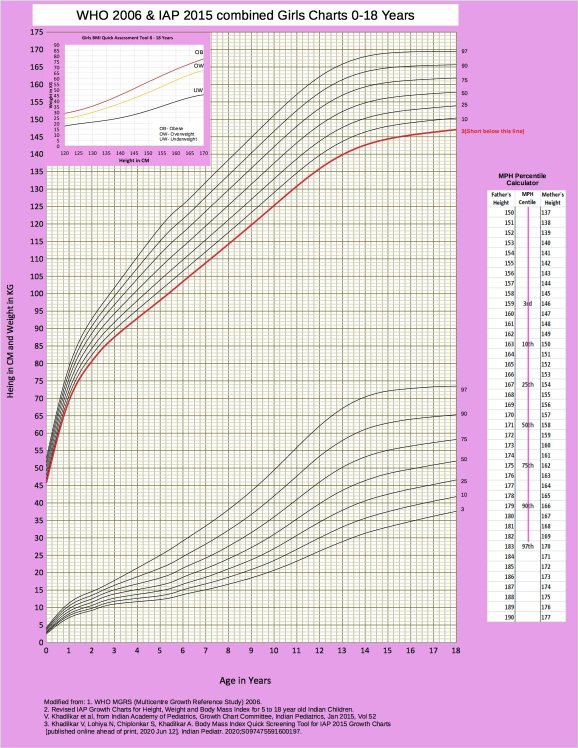
#> input picture Images/IAP-Paediatrician-friendly-IAP-Growth-Charts-for-0-18-years-1-746x1024.jpg, 1156 x 1496 px, found by its file name (shown at 1/2 size)
$ python 3_read_inset_lines.py ../../Images/IAP-Paediatrician-friendly-IAP-Growth-Charts-for-0-18-years-1-746x1024.jpg
#> lines starting #> are read from the running program, lines starting #| are printed output that depends on the picture
import json,sys
import numpy as np
from PIL import Image
CFG={'girls':dict(f='Images/IAP-Paediatrician-friendly-IAP-Growth-Charts-for-0-18-years-1-746x1024.jpg',x120=128.6,ppx=5.575,hmax=170,y0=291.25,ppu=2.25),
     'boys':dict(f='Images/IAP-Paediatrician-friendly-IAP-Growth-Charts-for-0-18-years-2-746x1024.png',x120=153.0,ppx=4.2,hmax=180,y0=325.2,ppu=2.614)}
def runs(mask):
    ys=np.where(mask)[0]
    if not len(ys): return []
    out=[];s=p=ys[0]
    for y in ys[1:]:
        if y-p>1: out.append((s,p)); s=y
        p=y
    out.append((s,p)); return out
out={}
for sex,c in CFG.items():
    n=np.array(Image.open(c['f']).convert('RGB')).astype(int); r,g,b=n[...,0],n[...,1],n[...,2]
#> after `r, g, b = (n[..., 0], n[..., 1], n[..., 2])`:
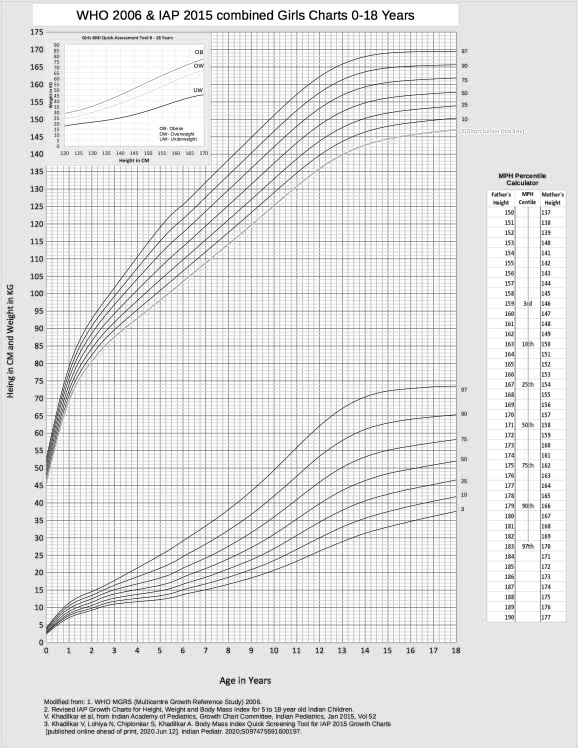
#> r: shape (1496, 1156) int64 (shown at 1/2 size); min 0, max 255, mean 227.4
#> after `r, g, b = (n[..., 0], n[..., 1], n[..., 2])`:
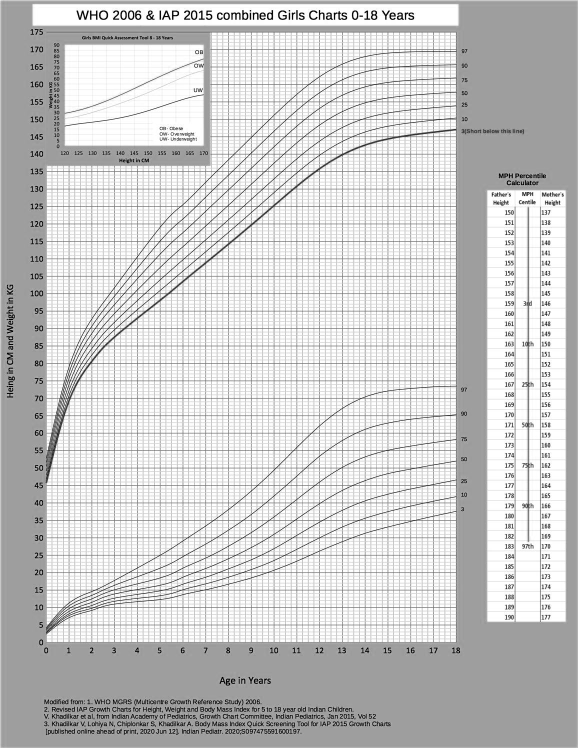
#> g: shape (1496, 1156) int64 (shown at 1/2 size); min 0, max 255, mean 203.5
#> after `r, g, b = (n[..., 0], n[..., 1], n[..., 2])`:
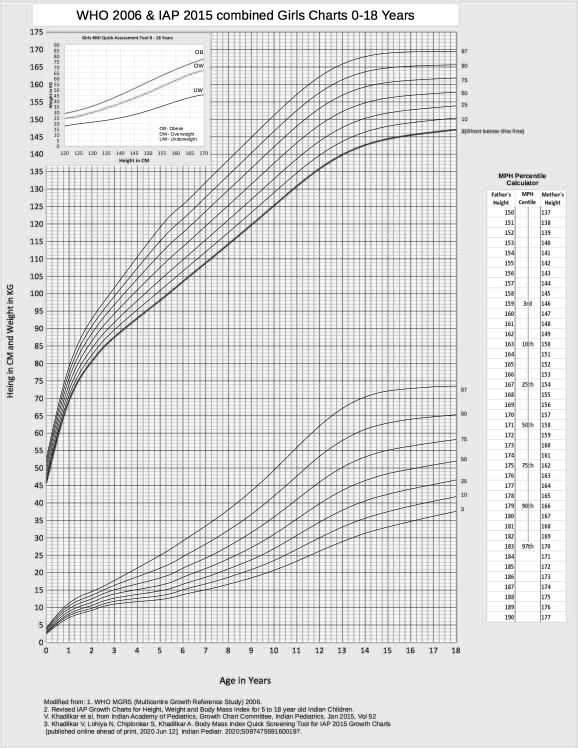
#> b: shape (1496, 1156) int64 (shown at 1/2 size); min 0, max 255, mean 221.4
    if sex=='girls': masks={'OB':(r>110)&(r<215)&(r-g>30)&(r-b>25)&(g<160),'OW':(r>185)&(g>170)&(r-b>28)&(abs(r-g)<30),'UW':(r<95)&(g<95)&(b<95)}
    else: masks={'OB':(r>130)&(r-g>60)&(r-b>45)&(g<110),'OW':(r>190)&(g>150)&(r-b>55)&(abs(r-g)<70),'UW':(r<95)&(g<95)&(b<95)}
    out[sex]={}
    for key,m in masks.items():
        pts=[]; prev=None
        xs=range(int(c['x120'])+1,int(c['x120']+c['ppx']*(c['hmax']-120))+1)
        for x in xs:
            col=m[:int(c['y0'])+1,x].copy(); col[:int(c['y0']-90*c['ppu'])-2]=False
            rr=[(s+e)/2 for s,e in runs(col) if e-s<=7]
            if not rr: continue
            if prev is None:
                # start: choose by expected region (left side)
                exp={'OB':c['y0']-29*c['ppu'],'OW':c['y0']-25*c['ppu'],'UW':c['y0']-18*c['ppu']}[key]
                cand=min(rr,key=lambda y:abs(y-exp))
                if abs(cand-exp)>6: continue
            else:
                cand=min(rr,key=lambda y:abs(y-prev))
                if abs(cand-prev)>4: continue
            prev=cand; pts.append(((x-c['x120'])/c['ppx']+120,(c['y0']-cand)/c['ppu']))
        pts=np.array(pts)
        out[sex][key]=pts
        print(sex,key,len(pts),'x range',pts[0,0].round(1),pts[-1,0].round(1),'start',pts[0,1].round(1),'end',pts[-1,1].round(1))
#> this loop made 3 passes
#> key on passes 1 to 2: 'OB', 'OW'
#> key on pass 3: 'UW'
#| girls OB 222 x range 120.1 169.6 start 29.0 end 77.0
#| girls OW 276 x range 120.3 169.6 start 24.6 end 66.6
#| girls UW 249 x range 120.4 169.8 start 17.9 end 45.4
#> pass 2 of the loop `for sex,c in CFG.items():`:
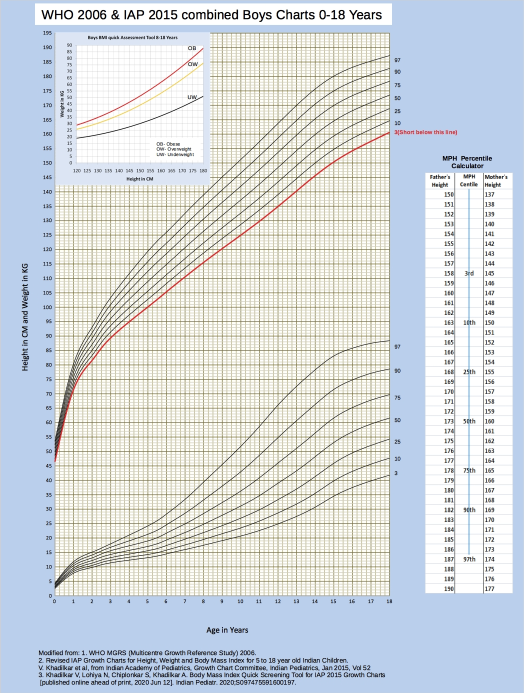
#> input picture Images/IAP-Paediatrician-friendly-IAP-Growth-Charts-for-0-18-years-2-746x1024.png, 1048 x 1386 px, found by its file name (shown at 1/2 size)
#> n: shape (1386, 1048, 3) int64
#> r: shape (1386, 1048) int64
#> `r, g, b = (n[..., 0], n[..., 1], n[..., 2])`:
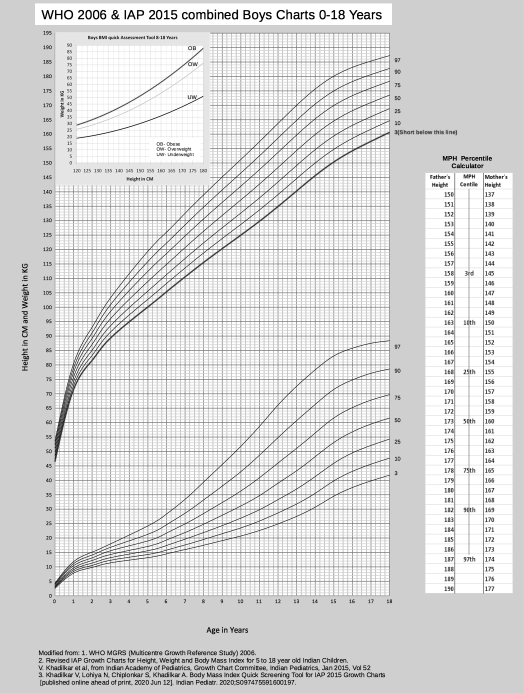
#> g: shape (1386, 1048) int64 (shown at 1/2 size); min 0, max 255, mean 217.6
#> `r, g, b = (n[..., 0], n[..., 1], n[..., 2])`:
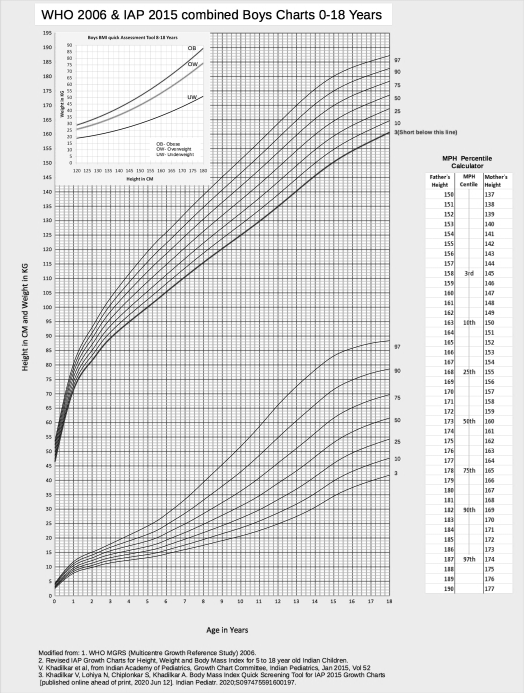
#> b: shape (1386, 1048) int64 (shown at 1/2 size); min 0, max 255, mean 222
#> the loop `for key,m in masks.items():` made 3 passes
#> (printed output is left out)
json.dump({s:{k:v.tolist() for k,v in d.items()} for s,d in out.items()},open(sys.argv[1],'w'))
